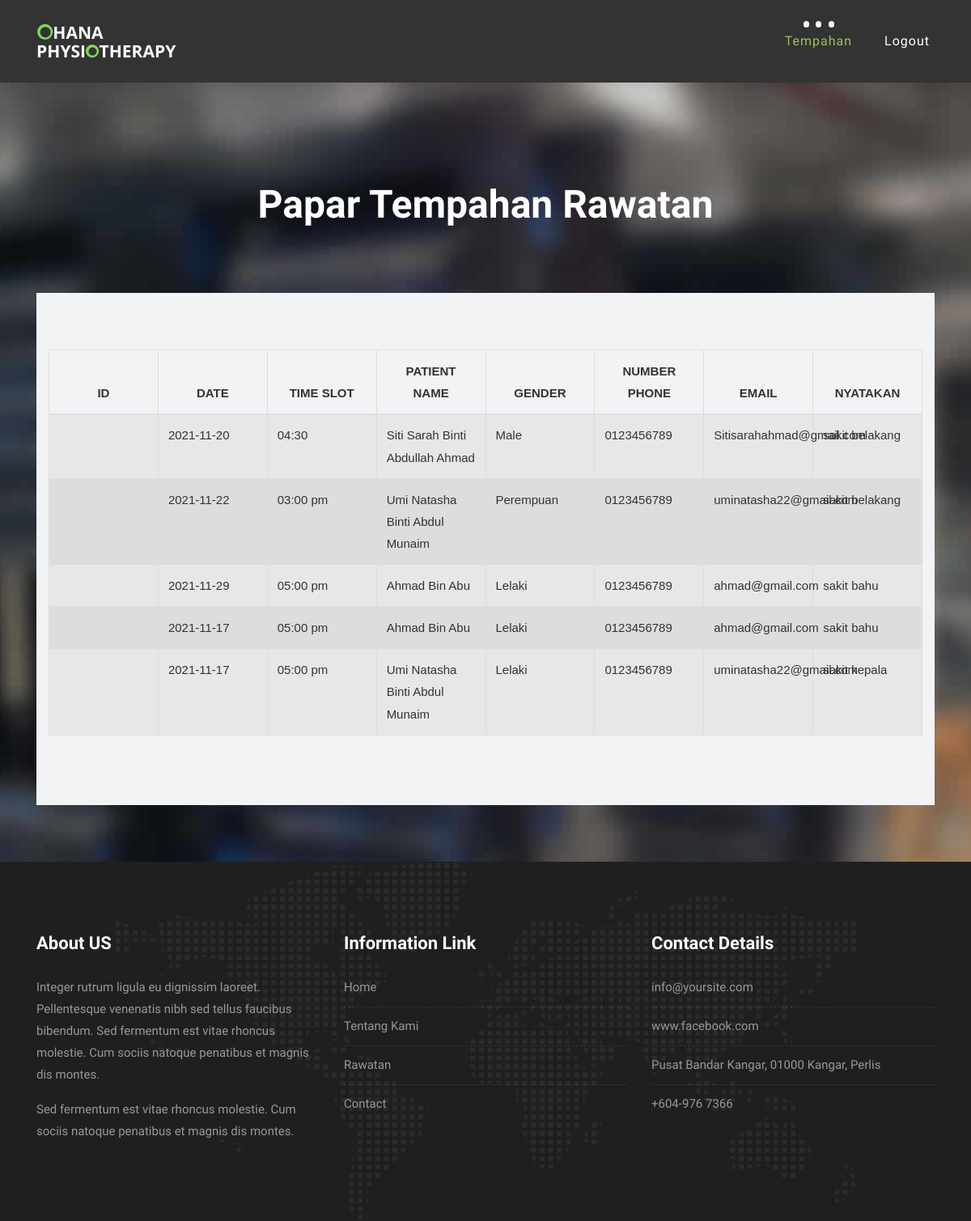
Before: /listview.php with the older database file.
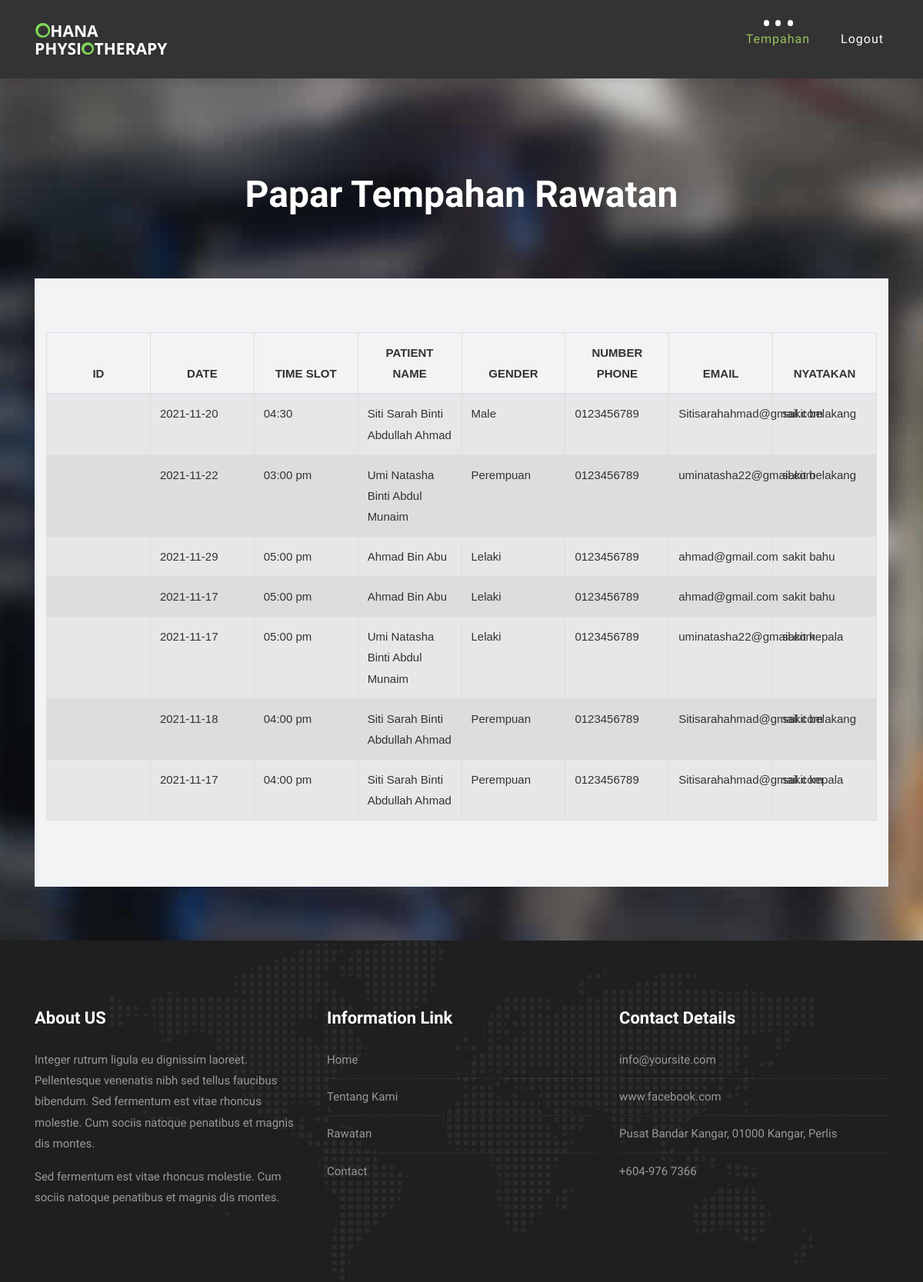
After: the same page with the newer database file.
### tables this page shows
CREATE TABLE `bookings` (
  `id_book` int(11) NOT NULL,
  `date` date NOT NULL,
  `timeslot` varchar(50) NOT NULL,
  `name` varchar(50) NOT NULL,
  `gender` varchar(50) NOT NULL,
  `phone` varchar(50) NOT NULL,
  `email` varchar(50) NOT NULL,
  `comment` varchar(50) NOT NULL,
  `ic` varchar(50) NOT NULL,
  `id_patient` int(11) NOT NULL
);

### listview.php (the view, shortened to what this page needs)
<?php
include('connection.php');
$sql = "SELECT * FROM bookings";
$result = mysqli_query($conn, $sql);
?>
<!DOCTYPE html>
<html lang="en">
        <link href="//maxcdn.bootstrapcdn.com/bootstrap/4.1.1/css/bootstrap.min.css" rel="stylesheet" id="bootstrap-css">
        <link rel="stylesheet" href="//maxcdn.bootstrapcdn.com/bootstrap/4.0.0-alpha.6/css/bootstrap.min.css" />
        <link href="//maxcdn.bootstrapcdn.com/font-awesome/4.3.0/css/font-awesome.min.css" rel="stylesheet" />
    <link rel="stylesheet" href="css/bootstrap.min.css">
    <link rel="stylesheet" href="style.css">
    <link rel="stylesheet" href="css/versions.css">
    <link rel="stylesheet" href="css/responsive.css">
    <link rel="stylesheet" href="css/custom.css">
</head>
<body class="host_version">
	<header class="top-navbar">
		<nav class="navbar navbar-expand-lg navbar-light bg-light">
			<div class="container-fluid">
				<a class="navbar-brand" href="index.php">
					<img src="images/ohana.png" alt="" />
				</a>
				<div class="collapse navbar-collapse" id="navbars-host">
					<ul class="navbar-nav ml-auto">
						<li class="nav-item active"><a class="nav-link" href="viewbooking.php">Tempahan</a></li>
						<li class="nav-item"><a class="nav-link" href="logout.php">Logout</a></li>
					</ul>
				</div>
			</div>
		</nav>
	</header>
	<div class="all-title-box">
		<div class="container text-center">
			<h1>Papar Tempahan Rawatan<span class="m_1"></span></h1>
		</div>
	<section class="page-section">
		<div class="container">
			<div id="overviews" class="section lb">
			<div class="container">
				<table id="staff" class="table table-striped">
					<tr>
					<thead>
					<th><center>ID</center></th>
					<th><center>DATE</center></th>
					<th><center>TIME SLOT</center></th>
					<th><center>PATIENT NAME</center></th>
					<th><center>GENDER</center></th>
					<th><center>NUMBER PHONE</center></th>
					<th><center>EMAIL</center></th>
					<th><center>NYATAKAN</center></th>
					</thead>
					<?php
						if(mysqli_num_rows($result) > 0)
						{
						while($row = mysqli_fetch_assoc($result))
						{
					?>
					<body>
						<tr>
							<td><?php echo $row["id"];?></td>
							<td><?php echo $row['date']; ?></td>
							<td><?php echo $row['timeslot']; ?></td>
							<td><?php echo $row['name'];?></td>
							<td><?php echo $row['gender']; ?></td>
							<td><?php echo $row['phone']; ?></td>
							<td><?php echo $row['email']; ?></td>
							<td><?php echo $row['comment']; ?></td>
						</tr>
					</body>
					<?php
						   }
						}
						else
						{
						   echo "0 results";
						}
					?>
				</table>
			</div>
			</div>
		</div>
	</section>
    <footer class="footer">
        <div class="container">
            <div class="row">
                <div class="col-lg-4 col-md-4 col-xs-12">
                    <div class="widget clearfix">
                        <div class="widget-title">
                            <h3>About US</h3>
                        </div>
                        <p> Integer rutrum ligula eu dignissim laoreet. Pellentesque venenatis nibh sed tellus faucibus bibendum. Sed fermentum est vitae rhoncus molestie. Cum sociis natoque penatibus et magnis dis montes.</p>
                        <p>Sed fermentum est vitae rhoncus molestie. Cum sociis natoque penatibus et magnis dis montes.</p>
                    </div>
                </div>
				<div class="col-lg-4 col-md-4 col-xs-12">
                    <div class="widget clearfix">
                        <div class="widget-title">
                            <h3>Information Link</h3>
                        </div>
                        <ul class="footer-links">
                            <li><a href="index.php">Home</a></li>
							<li><a href="about.php">Tentang Kami</a></li>
							<li><a href="hosting.php">Rawatan</a></li>
							<li><a href="contact.php">Contact</a></li>
                        </ul>
                    </div>
                </div>
                <div class="col-lg-4 col-md-4 col-xs-12">
                    <div class="widget clearfix">
                        <div class="widget-title">
                            <h3>Contact Details</h3>
                        </div>
                        <ul class="footer-links">
                            <li><a href="mailto:#">info@yoursite.com</a></li>
                            <li><a href="#">www.facebook.com</a></li>
                            <li> Pusat Bandar Kangar, 01000 Kangar, Perlis</li>
                            <li>+604-976 7366</li>
                        </ul>
                    </div>
                </div>
            </div>
        </div>
    </footer>
</body>
</html>

Changed rows visible on the page:
added bookings: date "2021-11-18", timeslot "04:00 pm", name "Siti Sarah Binti Abdullah Ahmad", gender "Perempuan", phone "0123456789", email "Sitisarahahmad@gmail.com", comment "sakit belakang"
added bookings: date "2021-11-17", timeslot "04:00 pm", name "Siti Sarah Binti Abdullah Ahmad", gender "Perempuan", phone "0123456789", email "Sitisarahahmad@gmail.com", comment "sakit kepala"
